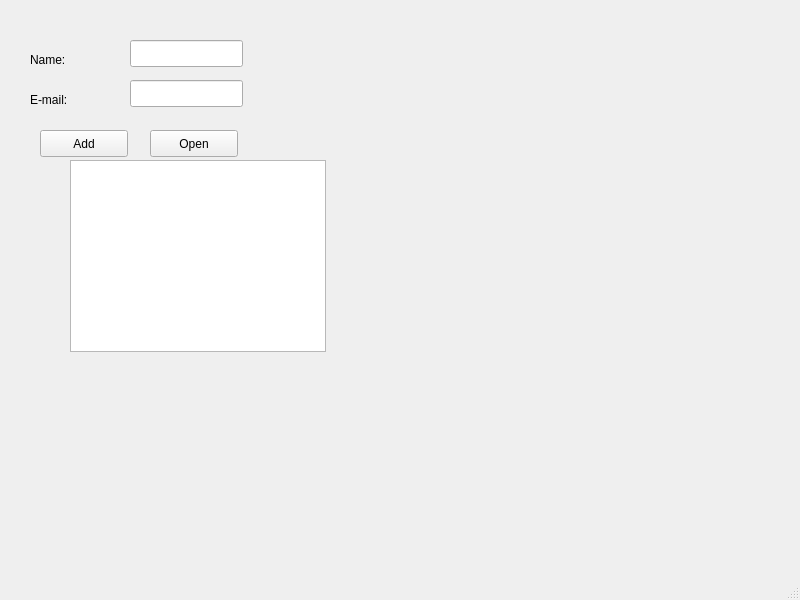
<?xml version="1.0" encoding="UTF-8"?>
<ui version="4.0">
 <class>MainWindow</class>
 <widget class="QMainWindow" name="MainWindow">
  <property name="geometry">
   <rect>
    <x>0</x>
    <y>0</y>
    <width>800</width>
    <height>600</height>
   </rect>
  </property>
  <property name="windowTitle">
   <string>MainWindow</string>
  </property>
  <widget class="QWidget" name="centralwidget">
   <widget class="QLabel" name="nameLabel">
    <property name="geometry">
     <rect>
      <x>30</x>
      <y>50</y>
      <width>67</width>
      <height>19</height>
     </rect>
    </property>
    <property name="text">
     <string>Name:</string>
    </property>
   </widget>
   <widget class="QLabel" name="emailLabel">
    <property name="geometry">
     <rect>
      <x>30</x>
      <y>90</y>
      <width>67</width>
      <height>19</height>
     </rect>
    </property>
    <property name="text">
     <string>E-mail:</string>
    </property>
   </widget>
   <widget class="QLineEdit" name="nameLineEdit">
    <property name="geometry">
     <rect>
      <x>130</x>
      <y>40</y>
      <width>113</width>
      <height>27</height>
     </rect>
    </property>
   </widget>
   <widget class="QLineEdit" name="emailLineEdit">
    <property name="geometry">
     <rect>
      <x>130</x>
      <y>80</y>
      <width>113</width>
      <height>27</height>
     </rect>
    </property>
   </widget>
   <widget class="QPushButton" name="displayButton">
    <property name="geometry">
     <rect>
      <x>150</x>
      <y>130</y>
      <width>88</width>
      <height>27</height>
     </rect>
    </property>
    <property name="text">
     <string>Open</string>
    </property>
   </widget>
   <widget class="QPushButton" name="addButton">
    <property name="geometry">
     <rect>
      <x>40</x>
      <y>130</y>
      <width>88</width>
      <height>27</height>
     </rect>
    </property>
    <property name="text">
     <string>Add</string>
    </property>
   </widget>
   <widget class="QTableWidget" name="tableWidget">
    <property name="geometry">
     <rect>
      <x>70</x>
      <y>160</y>
      <width>256</width>
      <height>192</height>
     </rect>
    </property>
   </widget>
  </widget>
  <widget class="QMenuBar" name="menubar">
   <property name="geometry">
    <rect>
     <x>0</x>
     <y>0</y>
     <width>800</width>
     <height>24</height>
    </rect>
   </property>
  </widget>
  <widget class="QStatusBar" name="statusbar"/>
 </widget>
 <resources/>
 <connections/>
</ui>
